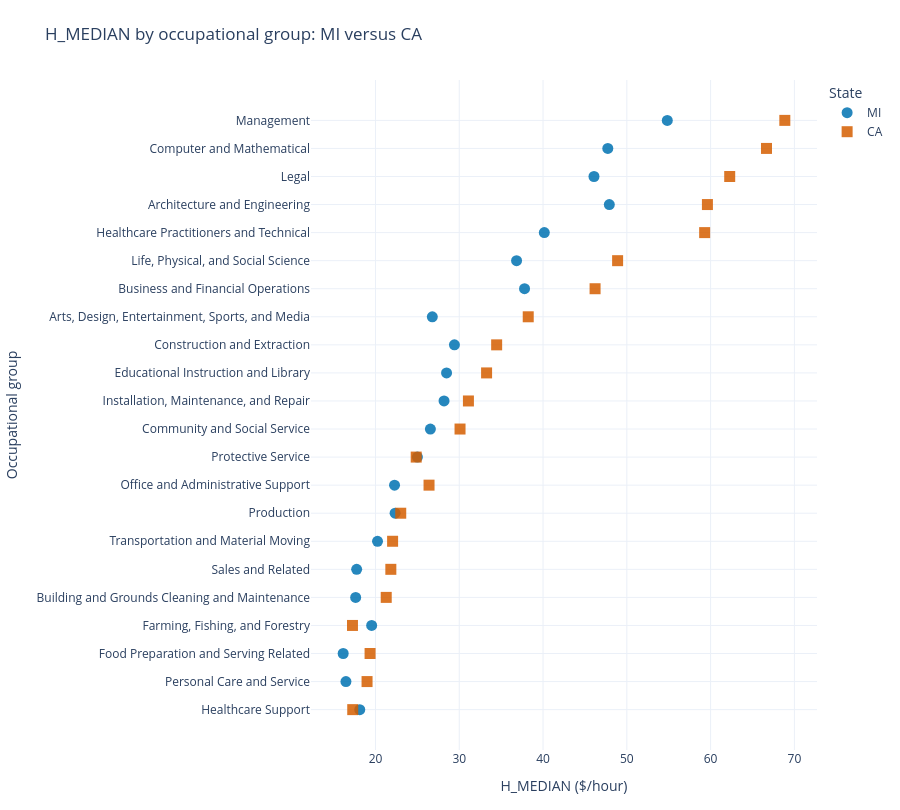

Write notebook code for a chart like this one.
### Markdown cell above
The first chart is a dotplot that compares the median earnings of each occupational group for two different States. It's useful for comparing earnings by State, and answering question 3.

It has widgets for the two States being compared (PRIM_STATE), and the summary stat being used. It uses the df_by_state DataFrame.

### Code cell
def make_state_comparison(state_1, state_2, statistic="H_MEDIAN"):
    """Compare two states using a dot plot of occupational summaries."""

    if state_1 == state_2:
        raise ValueError("Select two different states.")

    # Both state and occupation are required for this chart.
    data = df_by_state_and_oc.copy()


    data = data.reset_index()
    data = data.loc[
        data["OCC_TITLE"] != "All Occupations"
    ].copy()
    # Summary Statistic = all non-grouped columns except JOBS_1000.
    valid_statistics = [
        col for col in data.columns
        if col not in ["PRIM_STATE", "OCC_TITLE", "JOBS_1000"]
    ]

    if statistic not in valid_statistics:
        raise ValueError(
            f"Choose a Summary Statistic from: {valid_statistics}"
        )

    data[statistic] = pd.to_numeric(
        data[statistic], errors="coerce"
    )

    selected = data.loc[
        data["PRIM_STATE"].isin([state_1, state_2]),
        ["PRIM_STATE", "OCC_TITLE", statistic],
    ].dropna(subset=["OCC_TITLE", statistic])

    # Keep occupations with valid values in BOTH states.
    paired = selected.pivot(
        index="OCC_TITLE",
        columns="PRIM_STATE",
        values=statistic,
    )

    paired = paired.reindex(
        columns=[state_1, state_2]
    ).dropna(subset=[state_1, state_2])

    # Sort occupations by their average value across the two states.
    occupation_order = (
        paired.mean(axis=1)
        .sort_values(ascending=False)
        .index.tolist()
    )

    # Return to long format for Plotly.
    plot_data = (
        paired.reset_index()
        .melt(
            id_vars="OCC_TITLE",
            value_vars=[state_1, state_2],
            var_name="PRIM_STATE",
            value_name="VALUE",
        )
    )

    units = " ($/hour)" if statistic.startswith("H_") else ""

    fig = px.scatter(
        plot_data,
        x="VALUE",
        y="OCC_TITLE",
        color="PRIM_STATE",
        symbol="PRIM_STATE",
        color_discrete_map={
            state_1: "#0072B2",
            state_2: "#D55E00",
        },
        symbol_map={
            state_1: "circle",
            state_2: "square",
        },
        category_orders={
            "PRIM_STATE": [state_1, state_2],
            "OCC_TITLE": occupation_order,
        },
        labels={
            "VALUE": f"{statistic}{units}",
            "OCC_TITLE": "Occupational group",
            "PRIM_STATE": "State",
        },
        title=f"{statistic} by occupational group: {state_1} versus {state_2}",
    )

    fig.update_traces(
        marker=dict(size=11, opacity=0.85),
    )

    fig.update_layout(
        template="plotly_white",
        height=max(450, len(occupation_order) * 30 + 150),
        margin=dict(l=30, r=30, t=80, b=60),
        legend_title_text="State",
    )

    fig.update_xaxes(showgrid=True)
    fig.update_yaxes(showgrid=True, automargin=True)

    if paired.empty:
        fig.add_annotation(
            text="No occupational groups have valid values in both states.",
            x=0.5,
            y=0.5,
            xref="paper",
            yref="paper",
            showarrow=False,
        )

    return fig
# Preview
fig = make_state_comparison("MI", "CA", "H_MEDIAN")
fig

### Figure 1 — Plotly figure (JSON) as saved in the notebook; plotly's stock layout.template omitted (floating-point values rounded to 4 significant figures)
{"data": [{"hovertemplate": "State=MI<br>H_MEDIAN ($/hour)=%{x}<br>Occupational group=%{y}<extra></extra>", "legendgroup": "MI", "marker": {"color": "#0072B2", "opacity": 0.85, "size": 11, "symbol": "circle"}, "mode": "markers", "name": "MI", "orientation": "h", "showlegend": true, "type": "scatter", "x": [47.91, 26.78, 17.63, 37.79, 26.55, 47.73, 29.42, 28.48, 19.54, 16.14, 40.15, 18.12, 28.18, 46.08, 36.84, 54.83, 22.27, 16.47, 22.34, 25.0, 17.75, 20.24], "xaxis": "x", "y": ["Architecture and Engineering", "Arts, Design, Entertainment, Sports, and Media", "Building and Grounds Cleaning and Maintenance", "Business and Financial Operations", "Community and Social Service", "Computer and Mathematical", "Construction and Extraction", "Educational Instruction and Library", "Farming, Fishing, and Forestry", "Food Preparation and Serving Related", "Healthcare Practitioners and Technical", "Healthcare Support", "Installation, Maintenance, and Repair", "Legal", "Life, Physical, and Social Science", "Management", "Office and Administrative Support", "Personal Care and Service", "Production", "Protective Service", "Sales and Related", "Transportation and Material Moving"], "yaxis": "y"}, {"hovertemplate": "State=CA<br>H_MEDIAN ($/hour)=%{x}<br>Occupational group=%{y}<extra></extra>", "legendgroup": "CA", "marker": {"color": "#D55E00", "opacity": 0.85, "size": 11, "symbol": "square"}, "mode": "markers", "name": "CA", "orientation": "h", "showlegend": true, "type": "scatter", "x": [59.62, 38.23, 21.28, 46.21, 30.09, 66.67, 34.46, 33.26, 17.25, 19.35, 59.29, 17.28, 31.09, 62.28, 48.9, 68.86, 26.39, 18.99, 23.01, 24.86, 21.83, 22.04], "xaxis": "x", "y": ["Architecture and Engineering", "Arts, Design, Entertainment, Sports, and Media", "Building and Grounds Cleaning and Maintenance", "Business and Financial Operations", "Community and Social Service", "Computer and Mathematical", "Construction and Extraction", "Educational Instruction and Library", "Farming, Fishing, and Forestry", "Food Preparation and Serving Related", "Healthcare Practitioners and Technical", "Healthcare Support", "Installation, Maintenance, and Repair", "Legal", "Life, Physical, and Social Science", "Management", "Office and Administrative Support", "Personal Care and Service", "Production", "Protective Service", "Sales and Related", "Transportation and Material Moving"], "yaxis": "y"}], "layout": {"height": 810, "legend": {"title": {"text": "State"}, "tracegroupgap": 0}, "margin": {"b": 60, "l": 30, "r": 30, "t": 80}, "title": {"text": "H_MEDIAN by occupational group: MI versus CA"}, "xaxis": {"anchor": "y", "domain": [0, 1], "showgrid": true, "title": {"text": "H_MEDIAN ($/hour)"}}, "yaxis": {"anchor": "x", "automargin": true, "categoryarray": ["Healthcare Support", "Personal Care and Service", "Food Preparation and Serving Related", "Farming, Fishing, and Forestry", "Building and Grounds Cleaning and Maintenance", "Sales and Related", "Transportation and Material Moving", "Production", "Office and Administrative Support", "Protective Service", "Community and Social Service", "Installation, Maintenance, and Repair", "Educational Instruction and Library", "Construction and Extraction", "Arts, Design, Entertainment, Sports, and Media", "Business and Financial Operations", "Life, Physical, and Social Science", "Healthcare Practitioners and Technical", "Architecture and Engineering", "Legal", "Computer and Mathematical", "Management"], "categoryorder": "array", "domain": [0, 1], "showgrid": true, "title": {"text": "Occupational group"}}}}
